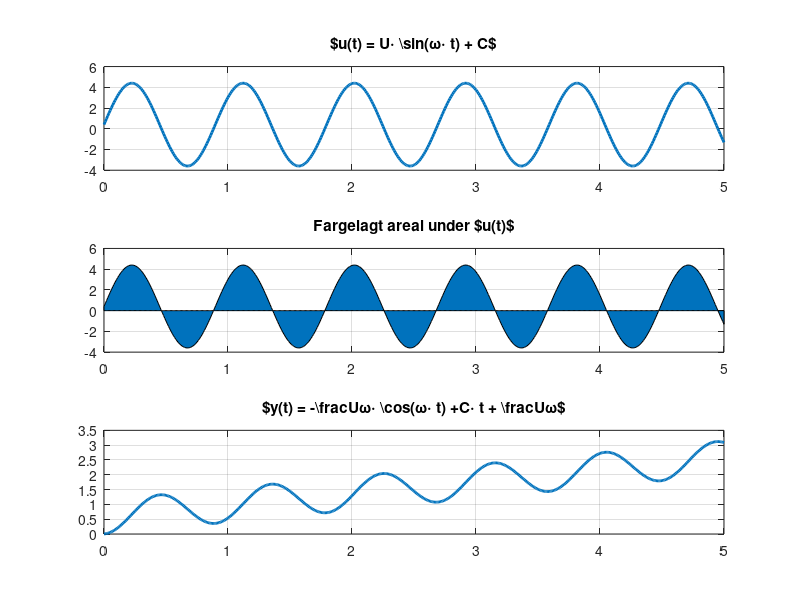

Write MATLAB code to recreate this figure.
%--------------------------------------------------- 
% i) Nyttige kommandoer  
%  
% area, sin
%--------------------------------------------------- 

clear; close all; clc

U = 4;
w = 7;
C = 0.4;

disp(-(U/w)*cos(w*0.5) + C*0.5 + (U/w))

%------------------------------------
% Figur 1 med 3x1 subplot
%------------------------------------
figure(1)
set(gcf,'position',[1000 500 450 600])

% Juster på denne
ant_runder = 1;

for i = 1:ant_runder
    t = 0:0.01:5;
    u = U*sin(w*t)+C;
    y = -(U/w)*cos(w*t) + C*t + (U/w);
    

    subplot(3,1,1)
    plot(t,u,'Linewidth',2)
    hold on
    grid
    title('$u(t) = U\cdot \sin(\omega\cdot t) + C$')

    subplot(3,1,2)
    area(t,u)
    grid
    hold on
    title('Fargelagt areal under $u(t)$')

    subplot(3,1,3)
    plot(t,y,'LineWidth',2)
    grid
    hold on
    title(['$y(t) = -\frac{U}{\omega}\cdot \cos(\omega\cdot t) +C\cdot t + \frac{U}{\omega}$'])
    
    % justering av C og/eller vinkelfrekvens w
    C = C - 0.4;
    %w = w - 2;
end


